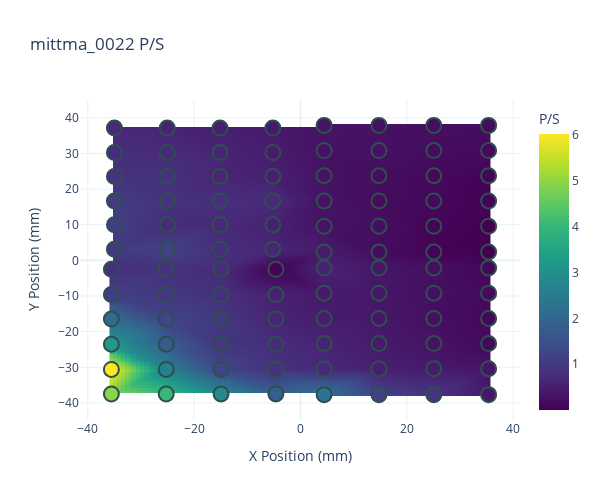
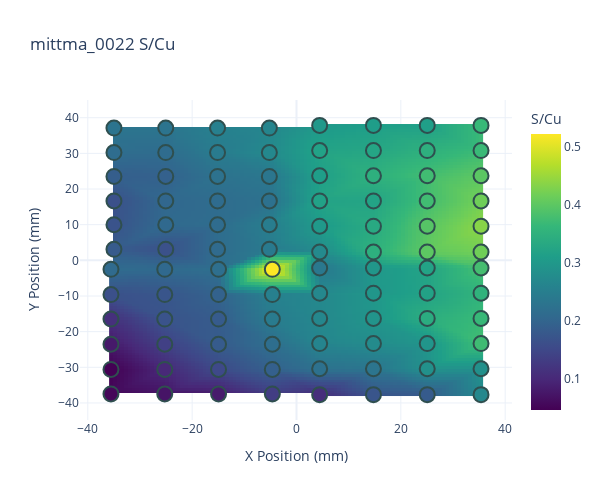
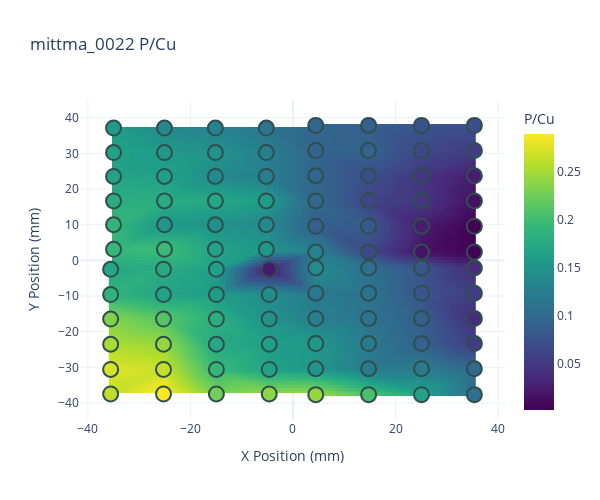
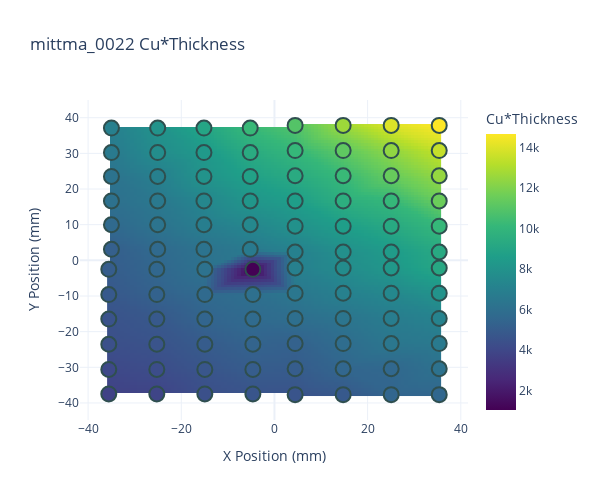

Source (notebook cell) for these figures, in order:
### Code cell
folder= r"Z:\P110143-phosphosulfides-Andrea\Data\Samples\mittma_0022_Cu\EDX\excels"

os.makedirs(os.path.join(folder, "ratios"), exist_ok=True)
to_plot= ["P/S","S/Cu", "P/Cu", "Cu*Thickness", "S*Thickness", "P*Thickness"]
names = ['P_S_ratio', 'S_Cu_ratio','P_Cu_ratio',  'Cu_Thickness_prod', 'S_Thickness_prod', 'P_Thickness_prod']


for i in range (0, len(to_plot)):
    datatype = to_plot[i]
    name = names[i]
    savepath = os.path.join(folder,'ratios', f"{sample} {name}.png")
    new_heatmap(datatype, data=data_1, title = f"{sample} {datatype}",
        #     exclude=[f'{xx},{yy}'],
    savepath=savepath,
     )
    

# savepath = os.path.join(folder, f"{sample}_B_P_ratio.html")
# new_heatmap('Ba/P', data=data0, title = f"{sample} Ba/P ",
#     savepath=savepath,
#      )
